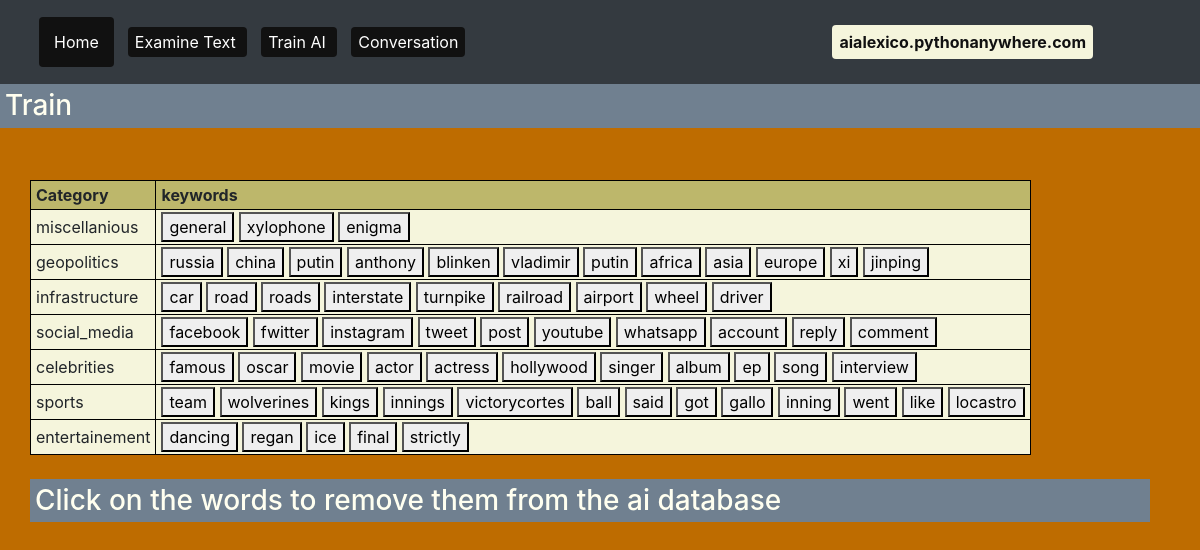
/train, run on an earlier commit of the app's database.
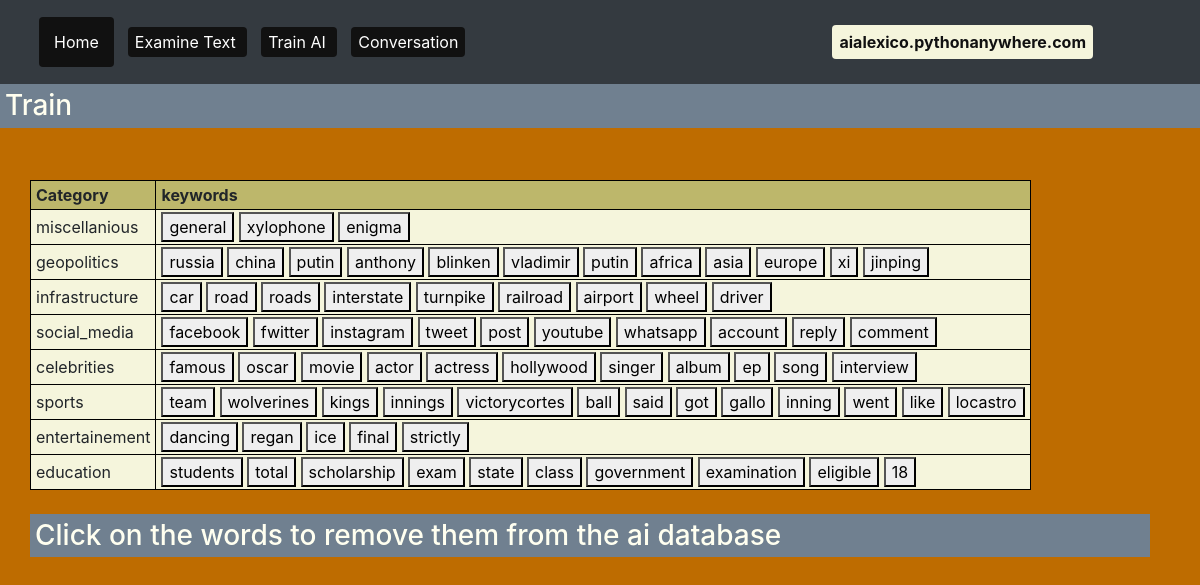
And on a later commit of the database.
### tables this page shows
CREATE TABLE topics
        (topic_id integer primary key autoincrement,
        name text,
        word_list text);

### flask_app.py (the view, shortened to what this page needs)
@app.route('/train', methods=["GET","POST"])
def train():
    ai_dict = get_ai_dict()
    new_dict = {}
    for el in ai_dict:
        temp_list = []
        words_splitted = ai_dict[el].split(" ")
        new_dict[el] = words_splitted
    return render_template("train.html", ai_dict=new_dict)

### db.py (called while the page is built)
def get_ai_dict():
    result = sql.execute("select * from topics")
    data = result.fetchall()
    output = {}
    for item in data:
        output[item[1]] = item[2]
    return output

### templates/train.html (shortened to what this page needs)
{% extends 'layout.html' %}
{% set page_title="train" %}
{% block content %}
    <h3>Train</h3>
    <br>
    <div class="container">
        <form method="POST">
            <table>
                <tr><th>Category</th><th>keywords</th></tr>
                {% for key in ai_dict %}
                <tr>
                    <td>{{key}}</td>
                    <td>
                        {% for word in ai_dict[key] %}
                            <button type="submit" name="word" value="{{key}} {{word}}">{{word}}</button>
                        {% endfor %}
                    </td>
                </tr>
                {% endfor %}
            </table>
        </form>
        <br>
        <h3>Click on the words to remove them from the ai database</h3>
    </div>
{% endblock %}

### templates/layout.html (shortened to what this page needs)
<!doctype html>
<html>
    <head>
        <link rel="stylesheet" href="https://stackpath.bootstrapcdn.com/bootstrap/4.5.0/css/bootstrap.min.css">
        <link rel ="stylesheet" href="{{url_for('static', filename='stylesheets/layout.css')}}">
    </head>
    <body>
        {% block navbar %}
            {% include "navbar.html" %}
        {% endblock %}
        {% block content %}
        {% endblock %}
    </body>
</html>

### templates/navbar.html (shortened to what this page needs)
<nav class="navbar navbar-dark bg-dark">
    <nav class="navbar navbar-expand-lg navbar-light bg-dark">
        <div class="collapse navbar-collapse" id="navbarText">
          <ul class="navbar-nav mr-auto">
            <li class="nav-item active">
              <a class="nav-link" href="{{ url_for('home_page') }}">Home <span class="sr-only">(current)</span></a>
            </li>
          </ul>
          <span class="navbar-text">
            <a class="nav-item" href="{{url_for('examine')}}">
              Examine Text
            </a>
            <a class="nav-item" href="{{url_for('train')}}">
              Train AI
            </a>
            <a class="nav-item" href="{{url_for('conversation')}}">
              Conversation
            </a>
          </span>
          <span class="site-url">aialexico.pythonanywhere.com</span>
        </div>
      </nav>
</nav>

### static/stylesheets/layout.css (style rules this page uses)
body { background-color: #be6c00; background-size: cover; }
h1, h2, h3 { color: ivory; background-color: slategrey; padding: 5px; }
p, a { font-size: 16px; }
table, th, td, tr { border: 1px black solid; padding: 2px 5px; background-color: beige; }
th { background-color: darkkhaki; }
.nav-item { background-color: #111; color: beige; padding: 5px 7px; margin: 1px 7px; border-radius: 4px; }
.container { margin: 10px 20px; padding: 10px; }
.site-url { position:fixed; display: block; background-color: beige; font-weight: bold; color: #111; padding: 5px 7px; margin: 1px 7px; border-radius: 4px; right: 100px; }

What changed in the data, as far as the page shows it:
added topics: name "education", key "students" "total" "scholarship" "exam" "state" "class" "government" "examination" "eligible" "18"
